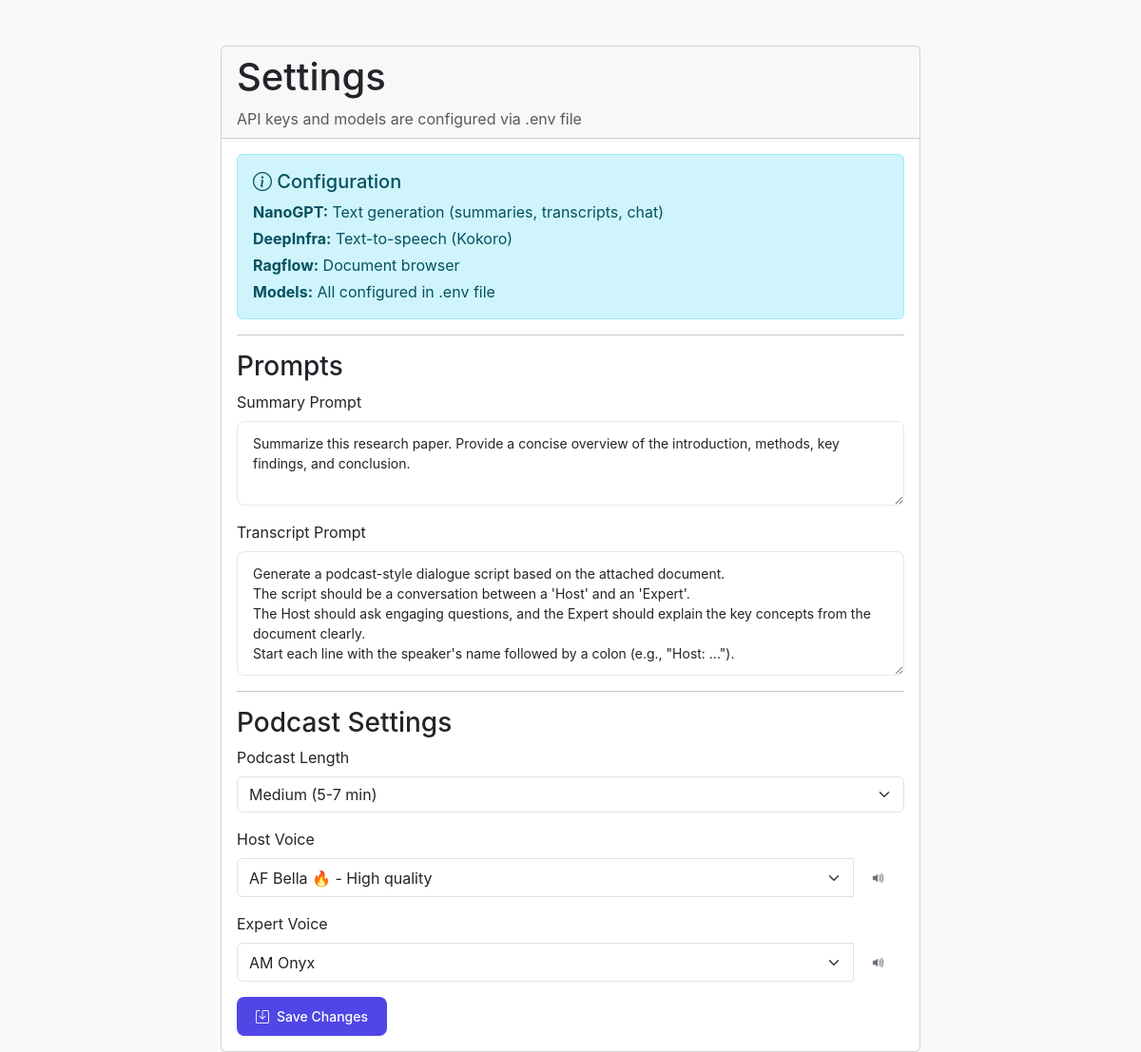
The page /settings on the database its author committed.
### database.py (models this page shows, shortened)
class Settings(db.Model):
    id = db.Column(db.Integer, primary_key=True)
    lock = db.Column(db.String(10), unique=True, default='main_settings', nullable=False)
    gemini_api_key = db.Column(db.String(200), nullable=True)
    nanogpt_api_key = db.Column(db.String(200), nullable=True)
    deepinfra_api_key = db.Column(db.String(200), nullable=True)
    ragflow_url = db.Column(db.String(200), nullable=True)
    ragflow_api_key = db.Column(db.String(200), nullable=True)
    summary_model = db.Column(db.String(100), nullable=False, default='zai-org/glm-5:thinking')
    transcript_model = db.Column(db.String(100), nullable=False, default='zai-org/glm-5:thinking')
    chat_model = db.Column(db.String(100), nullable=False, default='zai-org/glm-5:thinking')
    tts_model = db.Column(db.String(100), nullable=False, default='hexgrad/Kokoro-82M')
    tts_host_voice = db.Column(db.String(100), nullable=False, default='af_bella')
    tts_expert_voice = db.Column(db.String(100), nullable=False, default='am_onyx')
    summary_prompt = db.Column(db.Text, nullable=False, default='Summarize this research paper. Provide a concise overview of the introduction, methods, key findings, and conclusion.')
    transcript_prompt = db.Column(db.Text, nullable=False, default='\n'.join([
        "Generate a podcast-style dialogue script based on the attached document.",
        "The script should be a conversation between a 'Host' and an 'Expert'.",
        "The Host should ask engaging questions, and the Expert should explain the key concepts from the document clearly.",
        "Start each line with the speaker's name followed by a colon (e.g., \"Host: ...\")."
    ]))
    transcript_length = db.Column(db.String(20), nullable=False, default='medium')

### app.py (the view, shortened to what this page needs)
@app.route('/settings', methods=['GET', 'POST'])
def settings():
    from services import SUMMARY_MODEL, TRANSCRIPT_MODEL, CHAT_MODEL, TTS_HOST_VOICE, TTS_MODEL, TTS_EXPERT_VOICE, TTS_LENGTH
    s = get_settings()
    if not s.summary_model:
        s.summary_model = SUMMARY_MODEL
    if not s.transcript_model:
        s.transcript_model = TRANSCRIPT_MODEL
    if not s.chat_model:
        s.chat_model = CHAT_MODEL
    if not s.tts_model:
        s.tts_model = TTS_MODEL
    if not s.tts_host_voice:
        s.tts_host_voice = TTS_HOST_VOICE
    if not s.tts_expert_voice:
        s.tts_expert_voice = TTS_EXPERT_VOICE
    if not s.transcript_length:
        s.transcript_length = "medium"
    return render_template('settings.html',
                           settings=s,
                           text_models=[SUMMARY_MODEL, TRANSCRIPT_MODEL, CHAT_MODEL],
                           tts_models=[TTS_MODEL],
                           voices=available_voices)

### database.py (called while the page is built, shortened)
def get_settings():
    settings = Settings.query.first()
    if settings:
        return settings

### templates/settings.html (shortened to what this page needs)
<!DOCTYPE html>
<html lang="en">
<head>
    <link href="https://cdn.jsdelivr.net/npm/bootstrap@5.3.0/dist/css/bootstrap.min.css" rel="stylesheet">
    <link rel="stylesheet" href="https://cdn.jsdelivr.net/npm/bootstrap-icons@1.10.5/font/bootstrap-icons.css">
    <link rel="stylesheet" href="{{ url_for('static', filename='css/style.css') }}">
</head>
<body class="settings-page">
    <div class="container mt-5">
        <div class="row">
            <div class="col-md-8 offset-md-2">
                <div class="card">
                    <div class="card-header">
                        <h1>Settings</h1>
                        <p class="text-muted mb-0">API keys and models are configured via .env file</p>
                    </div>
                    <div class="card-body">
                        <form action="{{ url_for('settings') }}" method="post">
                            <div class="alert alert-info">
                                <h5><i class="bi bi-info-circle"></i> Configuration</h5>
                                <p class="mb-1"><strong>NanoGPT:</strong> Text generation (summaries, transcripts, chat)</p>
                                <p class="mb-1"><strong>DeepInfra:</strong> Text-to-speech (Kokoro)</p>
                                <p class="mb-1"><strong>Ragflow:</strong> Document browser</p>
                                <p class="mb-0"><strong>Models:</strong> All configured in .env file</p>
                            </div>
                            <hr>
                            <h3>Prompts</h3>
                            <div class="mb-3">
                                <label for="summary_prompt" class="form-label">Summary Prompt</label>
                                <textarea class="form-control" id="summary_prompt" name="summary_prompt" rows="3">{{ settings.summary_prompt }}</textarea>
                            </div>
                            <div class="mb-3">
                                <label for="transcript_prompt" class="form-label">Transcript Prompt</label>
                                <textarea class="form-control" id="transcript_prompt" name="transcript_prompt" rows="5">{{ settings.transcript_prompt }}</textarea>
                            </div>
                            <hr>
                            <h3>Podcast Settings</h3>
                            <div class="mb-3">
                                <label for="transcript_length" class="form-label">Podcast Length</label>
                                <select class="form-select" id="transcript_length" name="transcript_length">
                                    <option value="medium" {% if settings.transcript_length == 'medium' or not settings.transcript_length %}selected{% endif %}>Medium (5-7 min)</option>
                                </select>
                            </div>
                            <div class="mb-3">
                                <label for="tts_host_voice" class="form-label">Host Voice</label>
                                <div class="input-group">
                                    <select class="form-select" id="tts_host_voice" name="tts_host_voice">
                                        {% for voice_id, voice_desc in voices %}
                                            <option value="{{ voice_id }}" {% if voice_id == settings.tts_host_voice %}selected{% endif %}>{{ voice_desc }}</option>
                                        {% endfor %}
                                    </select>
                                    <button class="btn btn-outline-secondary play-sample-button" type="button" data-target-select="tts_host_voice">
                                        <i class="bi bi-volume-up-fill"></i>
                                    </button>
                                </div>
                            </div>
                            <div class="mb-3">
                                <label for="tts_expert_voice" class="form-label">Expert Voice</label>
                                <div class="input-group">
                                    <select class="form-select" id="tts_expert_voice" name="tts_expert_voice">
                                        {% for voice_id, voice_desc in voices %}
                                            <option value="{{ voice_id }}" {% if voice_id == settings.tts_expert_voice %}selected{% endif %}>{{ voice_desc }}</option>
                                        {% endfor %}
                                    </select>
                                    <button class="btn btn-outline-secondary play-sample-button" type="button" data-target-select="tts_expert_voice">
                                        <i class="bi bi-volume-up-fill"></i>
                                    </button>
                                </div>
                            </div>
                            <button type="submit" class="btn btn-primary">
                                <i class="bi bi-save"></i>
                                Save Changes
                            </button>
                        </form>
                    </div>
                </div>
            </div>
        </div>
    </div>
</body>
</html>

### static/css/style.css (style rules this page uses)
:root { --bg-primary: #f8f9fa; --bg-secondary: #ffffff; --bg-tertiary: #f1f3f5; --text-primary: #212529; --text-secondary: #6c757d; --text-muted: #adb5bd; --accent: #4f46e5; --accent-hover: #4338ca; --accent-light: #eef2ff; --success: #10b981; --success-light: #d1fae5; --border: #e5e7eb; --shadow-sm: 0 1px 2px rgba(0,0,0,0.05); --shadow-md: 0 4px 6px -1px rgba(0,0,0,0.1); --radius: 12px; --radius-sm: 8px; }
* { margin: 0; padding: 0; box-sizing: border-box; }
body { font-family: -apple-system, BlinkMacSystemFont, 'Segoe UI', Roboto, sans-serif; background: var(--bg-primary); color: var(--text-primary); min-height: 100vh; }
.btn { display: inline-flex; align-items: center; justify-content: center; gap: 8px; padding: 10px 20px; font-size: 14px; font-weight: 500; border-radius: var(--radius-sm); border: none; cursor: pointer; transition: all 0.2s; }
.btn-primary { background: var(--accent); color: white; }
.form-control { width: 100%; padding: 12px 16px; border: 1px solid var(--border); border-radius: var(--radius-sm); font-size: 14px; transition: border-color 0.2s; }

### rows shown on the page
Settings: summary_prompt "Summarize this research paper. Provide a concise overview of the introduction, methods, key findings, and conclusion.", transcript_prompt "Generate a podcast-style dialogue script based on the attached document. The script should be a conversation between a 'Host' and an 'Expert'. The Host should ask engaging questions, and the Expert should explain the key concepts from the document clearly. Start each line with the speaker's name followed by a colon (e.g., \"Host: ...\").", transcript_length "Medium (5-7 min)", tts_host_voice "AF Bella 🔥 - High quality", tts_expert_voice "AM Onyx"
